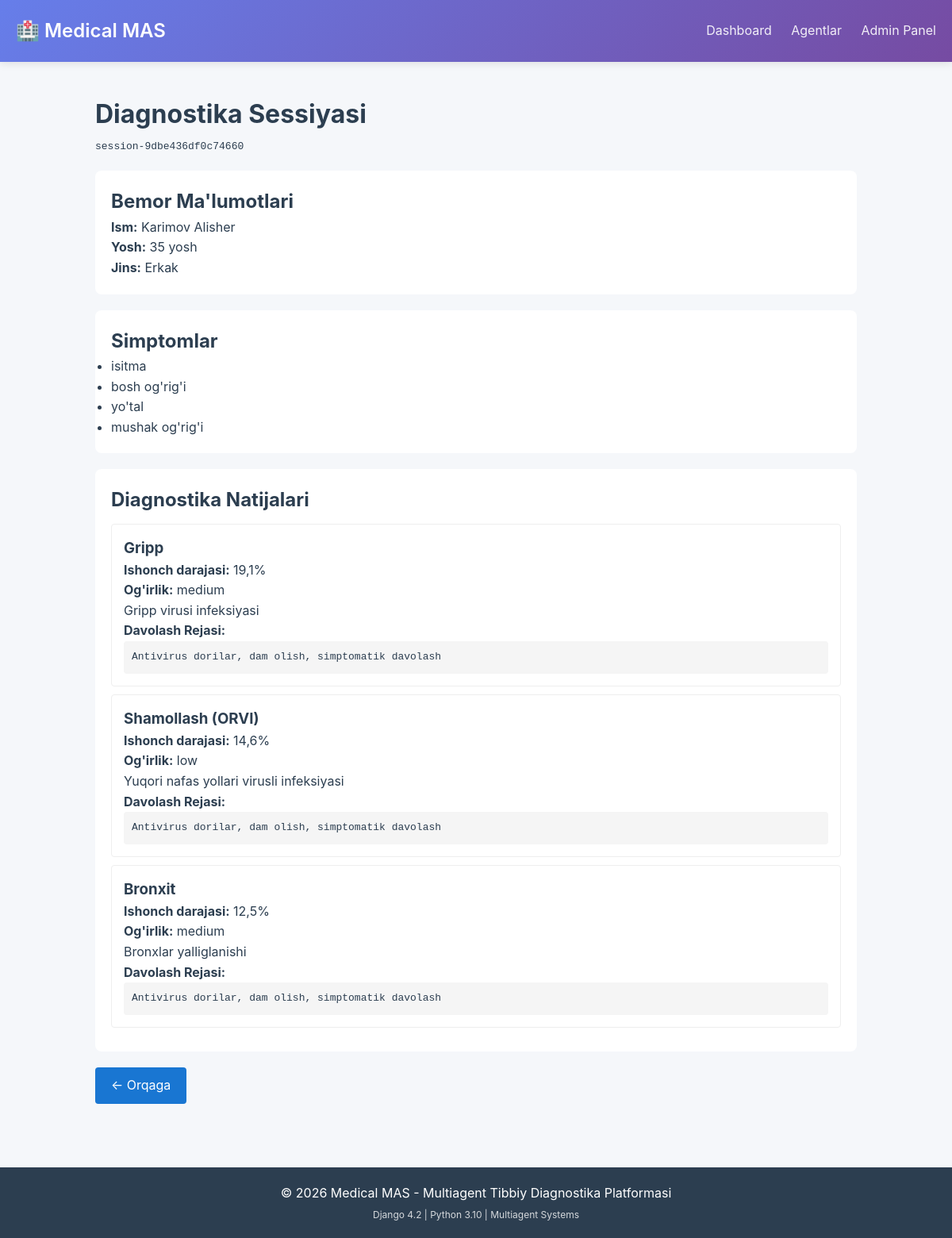
The page /session/session-9dbe436df0c74660/ (signed in) on the database its author committed.
### apps/diagnostics/models.py (models this page shows, shortened)
class DiagnosticSession(models.Model):
    STATUS_CHOICES = [
        ('PENDING', 'Kutilmoqda'),
        ('IN_PROGRESS', 'Jarayonda'),
        ('COMPLETED', 'Yakunlandi'),
        ('FAILED', 'Xatolik'),
    ]
    session_id = models.CharField(
        'Session ID',
        max_length=100,
        unique=True,
        db_index=True
    )
    patient = models.ForeignKey(
        Patient,
        on_delete=models.CASCADE,
        related_name='diagnostic_sessions'
    )
    status = models.CharField(
        'Holat',
        max_length=20,
        choices=STATUS_CHOICES,
        default='PENDING'
    )
    symptoms = models.JSONField('Simptomlar', default=list)
    test_results = models.JSONField('Tahlil natijalari', default=dict, blank=True)
    agent_states = models.JSONField('Agent holatlari', default=dict)
    error_message = models.TextField('Xatolik xabari', blank=True)
    started_at = models.DateTimeField('Boshlangan vaqt', auto_now_add=True)
    completed_at = models.DateTimeField('Yakunlangan vaqt', null=True, blank=True)
    class Meta:
        verbose_name = 'Diagnostika Sessiyasi'
        verbose_name_plural = 'Diagnostika Sessiyalari'
        ordering = ['-started_at']
        indexes = [
            models.Index(fields=['session_id']),
            models.Index(fields=['status', 'started_at']),
        ]

class DiagnosticResult(models.Model):
    session = models.ForeignKey(
        DiagnosticSession,
        on_delete=models.CASCADE,
        related_name='results'
    )
    disease = models.ForeignKey(
        DiseasePattern,
        on_delete=models.CASCADE,
        related_name='diagnostic_results'
    )
    confidence_score = models.FloatField(
        'Ishonch darajasi',
        validators=[MinValueValidator(0.0), MaxValueValidator(1.0)]
    )
    recommended_tests = models.JSONField('Tavsiya etilgan tahlillar', default=list)
    treatment_plan = models.TextField('Davolash rejasi', blank=True)
    agent_recommendations = models.JSONField('Agent tavsiyalari', default=dict)
    created_at = models.DateTimeField(auto_now_add=True)
    class Meta:
        verbose_name = 'Diagnostika Natijasi'
        verbose_name_plural = 'Diagnostika Natijalari'
        ordering = ['-confidence_score']
    def get_confidence_percentage(self):
        return self.confidence_score * 100

class DiseasePattern(models.Model):
    name = models.CharField('Kasallik nomi', max_length=200, unique=True)
    icd_code = models.CharField('ICD-10 Kod', max_length=10, blank=True)
    description = models.TextField('Tavsif')
    symptoms = models.JSONField('Simptomlar', default=dict)
    severity = models.CharField(
        'Og\'irlik darajasi',
        max_length=20,
        choices=[(k, v) for k, v in SEVERITY_LEVELS.items()],
        default='MEDIUM'
    )
    recommended_tests = models.JSONField('Tavsiya etiladigan tahlillar', default=list)
    treatment_options = models.TextField('Davolash yo\'llari', blank=True)
    prevention = models.TextField('Oldini olish', blank=True)
    is_active = models.BooleanField('Faol', default=True)
    created_at = models.DateTimeField(auto_now_add=True)
    updated_at = models.DateTimeField(auto_now=True)
    class Meta:
        verbose_name = 'Kasallik Naqshi'
        verbose_name_plural = 'Kasallik Naqshlari'
        ordering = ['name']

### apps/patients/models.py (models this page shows, shortened)
class Patient(models.Model):
    GENDER_CHOICES = [
        ('M', 'Erkak'),
        ('F', 'Ayol'),
        ('O', 'Boshqa'),
    ]
    BLOOD_TYPE_CHOICES = [
        ('A+', 'A+'),
        ('A-', 'A-'),
        ('B+', 'B+'),
        ('B-', 'B-'),
        ('AB+', 'AB+'),
        ('AB-', 'AB-'),
        ('O+', 'O+'),
        ('O-', 'O-'),
    ]
    user = models.OneToOneField(
        User,
        on_delete=models.SET_NULL,
        null=True,
        blank=True,
        related_name='patient_profile'
    )
    first_name = models.CharField('Ism', max_length=100)
    last_name = models.CharField('Familiya', max_length=100)
    middle_name = models.CharField('Otasining ismi', max_length=100, blank=True)
    date_of_birth = models.DateField('Tug\'ilgan sana')
    gender = models.CharField('Jins', max_length=1, choices=GENDER_CHOICES)
    phone = PhoneNumberField('Telefon', blank=True)
    email = models.EmailField('Email', blank=True)
    address = models.TextField('Manzil', blank=True)
    emergency_contact = models.CharField('Favqulodda aloqa', max_length=100, blank=True)
    blood_type = models.CharField(
        'Qon guruhi',
        max_length=3,
        choices=BLOOD_TYPE_CHOICES,
        blank=True
    )
    height = models.PositiveIntegerField(
        'Bo\'yi (sm)',
        null=True,
        blank=True,
        validators=[MinValueValidator(50), MaxValueValidator(250)]
    )
    weight = models.DecimalField(
        'Vazni (kg)',
        max_digits=5,
        decimal_places=2,
        null=True,
        blank=True,
        validators=[MinValueValidator(2), MaxValueValidator(500)]
    )
    allergies = models.JSONField('Allergiyalar', default=list, blank=True)
    chronic_diseases = models.JSONField('Surunkali kasalliklar', default=list, blank=True)
    notes = models.TextField('Qo\'shimcha ma\'lumotlar', blank=True)
    created_at = models.DateTimeField(auto_now_add=True)
    updated_at = models.DateTimeField(auto_now=True)
    is_active = models.BooleanField('Faol', default=True)
    objects = PatientManager()
    class Meta:
        verbose_name = 'Bemor'
        verbose_name_plural = 'Bemorlar'
        ordering = ['-created_at']
        indexes = [
            models.Index(fields=['last_name', 'first_name']),
            models.Index(fields=['date_of_birth']),
        ]
    def get_full_name(self):
        parts = [self.last_name, self.first_name]
        if self.middle_name:
            parts.append(self.middle_name)
        return ' '.join(parts)
    def get_age(self):
        from django.utils import timezone
        today = timezone.now().date()
        age = today.year - self.date_of_birth.year
        if today.month < self.date_of_birth.month or \
           (today.month == self.date_of_birth.month and today.day < self.date_of_birth.day):
            age -= 1
        return age

### apps/dashboard/views.py (the view)
# urls.py: path('session/<str:session_id>/', views.session_detail, name='session_detail'),
@login_required
def session_detail(request, session_id):
    session = get_object_or_404(DiagnosticSession, session_id=session_id)
    results = session.results.all()
    context = {
        'session': session,
        'results': results,
    }
    return render(request, 'dashboard/session_detail.html', context)

### templates/dashboard/session_detail.html (shortened to what this page needs)
{% extends 'base.html' %}
{% block content %}
<div class="container" style="max-width: 1000px; margin: 0 auto; padding: 20px;">
    <h1>Diagnostika Sessiyasi</h1>
    <p><code>{{ session.session_id }}</code></p>
    <div style="background: white; border-radius: 8px; padding: 20px; margin: 20px 0;">
        <h2>Bemor Ma'lumotlari</h2>
        <p><strong>Ism:</strong> {{ session.patient.get_full_name }}</p>
        <p><strong>Yosh:</strong> {{ session.patient.get_age }} yosh</p>
        <p><strong>Jins:</strong> {{ session.patient.get_gender_display }}</p>
    </div>
    <div style="background: white; border-radius: 8px; padding: 20px; margin: 20px 0;">
        <h2>Simptomlar</h2>
        <ul>
            {% for symptom in session.symptoms %}
            <li>{{ symptom }}</li>
            {% endfor %}
        </ul>
    </div>
    <div style="background: white; border-radius: 8px; padding: 20px; margin: 20px 0;">
        <h2>Diagnostika Natijalari</h2>
        {% for result in results %}
        <div style="border: 1px solid #eee; padding: 15px; margin: 10px 0; border-radius: 4px;">
            <h3>{{ result.disease.name }}</h3>
            <p><strong>Ishonch darajasi:</strong> {{ result.get_confidence_percentage|floatformat:1 }}%</p>
            <p><strong>Og'irlik:</strong> {{ result.disease.get_severity_display }}</p>
            <p>{{ result.disease.description }}</p>
            {% if result.treatment_plan %}
            <h4>Davolash Rejasi:</h4>
            <pre
                style="background: #f5f5f5; padding: 10px; border-radius: 4px; white-space: pre-wrap;">{{ result.treatment_plan }}</pre>
            {% endif %}
        </div>
        {% empty %}
        <p style="color: #999;">Natijalar hali yo'q</p>
        {% endfor %}
    </div>
    <a href="{% url 'dashboard:index' %}"
        style="display: inline-block; padding: 10px 20px; background: #1976d2; color: white; text-decoration: none; border-radius: 4px;">←
        Orqaga</a>
</div>
{% endblock %}

### templates/base.html (style rules this page uses)
* { margin: 0; padding: 0; box-sizing: border-box; }
body { font-family: -apple-system, BlinkMacSystemFont, 'Segoe UI', Roboto, 'Helvetica Neue', Arial, sans-serif; background: #f5f7fa; color: #2c3e50; line-height: 1.6; }
.container { max-width: 1200px; margin: 0 auto; padding: 0 20px; }

### rows shown on the page
DiagnosticSession: session_id "session-9dbe436df0c74660", patient.get_full_name "Karimov Alisher", patient.get_age "35", patient.gender "Erkak"
DiagnosticResult: disease.name "Gripp", get_confidence_percentage "19,1", disease.severity "medium", disease.description "Gripp virusi infeksiyasi", treatment_plan "Antivirus dorilar, dam olish, simptomatik davolash"
DiagnosticResult: disease.name "Shamollash (ORVI)", get_confidence_percentage "14,6", disease.severity "low", disease.description "Yuqori nafas yollari virusli infeksiyasi", treatment_plan "Antivirus dorilar, dam olish, simptomatik davolash"
DiagnosticResult: disease.name "Bronxit", get_confidence_percentage "12,5", disease.severity "medium", disease.description "Bronxlar yalliglanishi", treatment_plan "Antivirus dorilar, dam olish, simptomatik davolash"

### other values the page prints
{{ symptom }} "isitma" "bosh og'rig'i" "yo'tal" "mushak og'rig'i"
